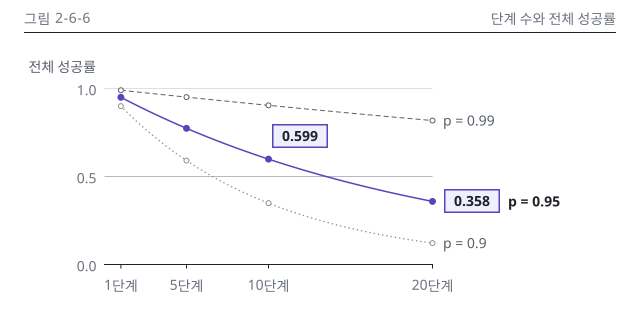

Here is the Python script that generated this plot:
"""그림 2-6-6: 단계 수와 전체 성공률.

명세: 2권 설계서 6장 그림 명세 2-6-6(C). 단계 수에 따른 전체 성공률 곡선, p = 0.99, 0.95, 0.9 세 줄(N6-1).
  강조 선은 p = 0.95(E6-1 손계산과 같은 선)
메시지: 전체 성공률은 단계가 늘수록 곱으로 빠르게 떨어집니다
데이터: 2권 설계서 7장 N6-1(E6-1, 전체 성공률 = p^n, 단계마다 독립 가정)
  p=0.99: 1, 5, 10, 20단계 → 0.99, 0.951, 0.904, 0.818
  p=0.95: 0.95, 0.774, 0.599, 0.358
  p=0.9: 0.9, 0.590, 0.349, 0.122
가정값: 단계마다 독립이라는 가정. 그림 안 표시 없이 캡션 둘째 문장에 둔다
출처: 정본만 씀(references.yml 키 없음)
🔄: 아님

설계 판단
- 판은 patterns.md P15(1-5-5 실측): 640 x 320, 그림 영역 x 104~432, y 88~264.
- 곡선은 정본 식 p^n을 n = 1~20에서 0.25 간격으로 계산해 그리고, 점은 정본 x(1, 5, 10, 20단계)에만 찍는다
  (markevery). 곡선 위 정본 밖 값은 숫자로 쓰지 않는다.
- 강조는 p = 0.95 선과 칩 2개(10단계 0.599, 20단계 0.358). 맥락 선은 비교의 짝인 p = 0.99를 rank 1
  (ink-600 파선), p = 0.9를 rank 2(ink-400 점선)로 둔다(chart-guide.md 4.2절).
- 가로축이 무엇인지는 눈금 글자("5단계")에 담는다. 320 판에는 가로축 제목 자리가 없다(P15, 저자 확인 대기).
- 지시선은 두지 않는다. 메시지 선 옆 빈자리가 맥락 선 사이에 끼어 있어 문장을 놓으면 선을 가린다.
  메시지는 칩 두 개와 캡션 첫 문장이 전한다(design-rules.md 9장 기준 8, 지시선 0~1개).
- 세로 변형 360 x 328(1-5-5.v 판을 지시선 없이 줄인 판)을 같은 스크립트가 만든다. 본문 판을 폭 328로 줄이면 메시지가
  기대는 칩 숫자(14)가 7.2 CSS px라 qa-checklist Q3 기준에 못 미친다(choose-type.md 5장 3번).

실행: .venv/bin/python vol2-agent/ch06/figures/2-6-6.py [미리보기폴더]
출력: vol2-agent/ch06/figures/2-6-6.svg (640 x 320), 2-6-6.v.svg (360 x 328)
"""
import sys
from pathlib import Path

ROOT = Path(__file__).resolve().parents[3]
sys.path.insert(0, str(ROOT / "assets/charts"))
import figlib as fl  # noqa: E402

# N6-1 정본 문자열 그대로(칩 숫자와 글자 단위로 대조한다). 키는 단계별 성공률 p
STEPS = [1, 5, 10, 20]
N61 = {
    "0.99": ["0.99", "0.951", "0.904", "0.818"],
    "0.95": ["0.95", "0.774", "0.599", "0.358"],
    "0.9": ["0.9", "0.590", "0.349", "0.122"],
}
STEP = 0.25  # 곡선을 매끄럽게 그리는 n 간격(정본 식 p^n에서 계산, 숫자로 쓰지 않음)
DESC = (  # figures.yml alt와 글자 단위로 같게 둔다
    "단계 수 1부터 20까지 전체 성공률이 줄어드는 모습을 단계별 성공률 p = 0.99, 0.95, 0.9의 세 곡선으로 나타냈습니다. "
    "가로축은 단계 수, 세로축은 전체 성공률이고, 강조한 곡선은 p = 0.95입니다. "
    "이 곡선은 10단계에서 0.599, 20단계에서 0.358로 떨어지고, p = 0.99도 20단계에서 0.818까지 내려갑니다. "
    "단계가 늘수록 전체 성공률은 곱으로 빠르게 떨어집니다."
)

xs = [1 + i * STEP for i in range(int((20 - 1) / STEP) + 1)]
marks = [round((n - 1) / STEP) for n in STEPS]


def curve(p):
    return [float(p) ** n for n in xs]


# 축 영역 px (왼, 위, 오른, 아래). 본문은 P15(1-5-5 실측), 세로 변형은 1-5-5.v 실측
LAYOUT = {
    "body": dict(width="body", height=320, plot=(104, 88, 432, 264), end_side="right",
                 out="2-6-6.svg"),
    # 세로 변형: 지시선이 없어 위 여백을 본문 판과 같게(영역 위 88) 두고, 눈금 글자 간격을 벌리려
    # 영역을 좌우로 8씩 넓힌다. 끝 칩은 점 오른쪽 위로 올려 선 끝 라벨과 함께 328 안에 넣는다
    "v": dict(width=360, height=328, plot=(56, 88, 272, 280), end_side="above-right",
              out="2-6-6.v.svg"),
}


def build(variant, preview_dir=None):
    lay = LAYOUT[variant]
    fig, ax = fl.figure(lay["width"], height=lay["height"], plot=lay["plot"])
    fl.header(fig, "그림 2-6-6", "단계 수와 전체 성공률")
    fl.y_title(ax, "전체 성공률")

    # 1) 축을 먼저 확정한다
    ax.set_xlim(0, 20)
    ax.set_xticks(STEPS, [f"{n}단계" for n in STEPS])
    ax.set_ylim(0, 1)
    ax.set_yticks([0, 0.5, 1])
    fl.fixed_decimals(ax, "y", 1)

    # 2) 계열: 메시지 선 p = 0.95, 맥락 선 p = 0.99(rank 1), p = 0.9(rank 2)
    ln_99 = fl.line(ax, xs, curve("0.99"), role="context", rank=1, markevery=marks)
    ln_90 = fl.line(ax, xs, curve("0.9"), role="context", rank=2, markevery=marks)
    ln_95 = fl.line(ax, xs, curve("0.95"), role="message", markevery=marks)

    # 3) 칩: 메시지가 기대는 정본 결과 두 개(강조 칩 2개)
    v95 = [float(s) for s in N61["0.95"]]
    fl.chip(ax, 10, v95[2], N61["0.95"][2], accent=True, canon="N6-1", side="above-right")
    end_chip = fl.chip(ax, 20, v95[3], N61["0.95"][3], accent=True, canon="N6-1",
                       side=lay["end_side"])
    label_95 = dict(line=ln_95, text="p = 0.95")
    if lay["end_side"] == "right":
        label_95["after"] = end_chip

    # 4) 선 끝 직접 라벨
    fl.direct_labels(ax, [
        dict(line=ln_99, text="p = 0.99"),
        label_95,
        dict(line=ln_90, text="p = 0.9"),
    ])

    out = Path(__file__).with_name(lay["out"])
    title = "그림 2-6-6 단계 수와 전체 성공률" + (" (EPUB 세로 변형)" if variant == "v" else "")
    fl.save(fig, out, title=title, desc=DESC, preview_dir=preview_dir)
    print(out.relative_to(ROOT))


# 정본 점이 곡선 위 계산값과 같은 자리인지 확인(반올림 차이 0.0005 이내)
for p, vals in N61.items():
    for n, s in zip(STEPS, vals):
        assert abs(float(p) ** n - float(s)) < 0.0006, (p, n, s)

for variant in ("body", "v"):
    build(variant, preview_dir=sys.argv[1] if len(sys.argv) > 1 else None)
